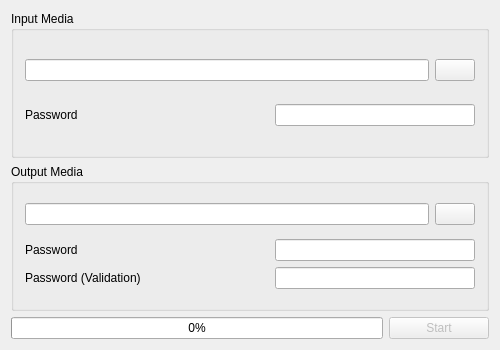
<?xml version="1.0" encoding="UTF-8"?>
<ui version="4.0">
 <class>MediaConverterClass</class>
 <widget class="QMainWindow" name="MediaConverterClass">
  <property name="geometry">
   <rect>
    <x>0</x>
    <y>0</y>
    <width>500</width>
    <height>350</height>
   </rect>
  </property>
  <property name="minimumSize">
   <size>
    <width>500</width>
    <height>350</height>
   </size>
  </property>
  <property name="maximumSize">
   <size>
    <width>500</width>
    <height>350</height>
   </size>
  </property>
  <property name="windowTitle">
   <string>Secure Media Converter</string>
  </property>
  <widget class="QWidget" name="centralWidget">
   <layout class="QVBoxLayout" name="verticalLayout_3">
    <item>
     <widget class="QGroupBox" name="groupBox_in">
      <property name="title">
       <string>Input Media</string>
      </property>
      <layout class="QVBoxLayout" name="verticalLayout">
       <item>
        <layout class="QHBoxLayout" name="horizontalLayout">
         <item>
          <widget class="QLineEdit" name="lineEdit_browseIn"/>
         </item>
         <item>
          <widget class="QPushButton" name="pushButton_browseIn">
           <property name="text">
            <string/>
           </property>
           <property name="icon">
            <iconset resource="MediaConverter.qrc">
             <normaloff>:/MediaConverter/Resources/browse.png</normaloff>:/MediaConverter/Resources/browse.png</iconset>
           </property>
          </widget>
         </item>
        </layout>
       </item>
       <item>
        <layout class="QGridLayout" name="gridLayout">
         <item row="0" column="0">
          <widget class="QLabel" name="label_passwordIn">
           <property name="text">
            <string>Password</string>
           </property>
          </widget>
         </item>
         <item row="0" column="1">
          <widget class="QLineEdit" name="lineEdit_passwordIn">
           <property name="sizePolicy">
            <sizepolicy hsizetype="Fixed" vsizetype="Fixed">
             <horstretch>0</horstretch>
             <verstretch>0</verstretch>
            </sizepolicy>
           </property>
           <property name="minimumSize">
            <size>
             <width>200</width>
             <height>0</height>
            </size>
           </property>
           <property name="echoMode">
            <enum>QLineEdit::Password</enum>
           </property>
          </widget>
         </item>
        </layout>
       </item>
      </layout>
     </widget>
    </item>
    <item>
     <widget class="QGroupBox" name="groupBox_out">
      <property name="title">
       <string>Output Media</string>
      </property>
      <layout class="QVBoxLayout" name="verticalLayout_2">
       <item>
        <layout class="QHBoxLayout" name="horizontalLayout_2">
         <item>
          <widget class="QLineEdit" name="lineEdit_browseOut"/>
         </item>
         <item>
          <widget class="QPushButton" name="pushButton_browseOut">
           <property name="text">
            <string/>
           </property>
           <property name="icon">
            <iconset resource="MediaConverter.qrc">
             <normaloff>:/MediaConverter/Resources/browse.png</normaloff>:/MediaConverter/Resources/browse.png</iconset>
           </property>
          </widget>
         </item>
        </layout>
       </item>
       <item>
        <layout class="QGridLayout" name="gridLayout_2">
         <item row="0" column="0">
          <widget class="QLabel" name="label_passwordOut">
           <property name="text">
            <string>Password</string>
           </property>
          </widget>
         </item>
         <item row="0" column="1">
          <widget class="QLineEdit" name="lineEdit_passwordOut">
           <property name="sizePolicy">
            <sizepolicy hsizetype="Fixed" vsizetype="Fixed">
             <horstretch>0</horstretch>
             <verstretch>0</verstretch>
            </sizepolicy>
           </property>
           <property name="minimumSize">
            <size>
             <width>200</width>
             <height>0</height>
            </size>
           </property>
           <property name="echoMode">
            <enum>QLineEdit::Password</enum>
           </property>
          </widget>
         </item>
         <item row="1" column="0">
          <widget class="QLabel" name="label_passwordValidationOut">
           <property name="text">
            <string>Password (Validation)</string>
           </property>
          </widget>
         </item>
         <item row="1" column="1">
          <widget class="QLineEdit" name="lineEdit_passwordValidationOut">
           <property name="sizePolicy">
            <sizepolicy hsizetype="Fixed" vsizetype="Fixed">
             <horstretch>0</horstretch>
             <verstretch>0</verstretch>
            </sizepolicy>
           </property>
           <property name="minimumSize">
            <size>
             <width>200</width>
             <height>0</height>
            </size>
           </property>
           <property name="echoMode">
            <enum>QLineEdit::Password</enum>
           </property>
          </widget>
         </item>
        </layout>
       </item>
      </layout>
     </widget>
    </item>
    <item>
     <layout class="QHBoxLayout" name="horizontalLayout_3">
      <item>
       <widget class="QProgressBar" name="progressBar_progress">
        <property name="value">
         <number>0</number>
        </property>
       </widget>
      </item>
      <item>
       <widget class="QPushButton" name="pushButton_startCancel">
        <property name="enabled">
         <bool>false</bool>
        </property>
        <property name="minimumSize">
         <size>
          <width>100</width>
          <height>0</height>
         </size>
        </property>
        <property name="maximumSize">
         <size>
          <width>100</width>
          <height>16777215</height>
         </size>
        </property>
        <property name="text">
         <string>Start</string>
        </property>
       </widget>
      </item>
     </layout>
    </item>
   </layout>
  </widget>
 </widget>
 <layoutdefault spacing="6" margin="11"/>
 <resources>
  <include location="MediaConverter.qrc"/>
 </resources>
 <connections/>
</ui>
